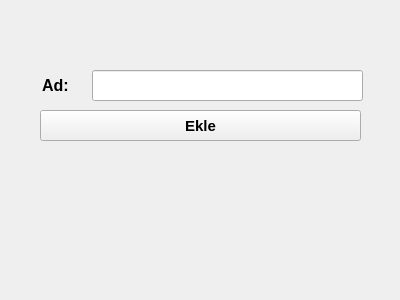
<?xml version="1.0" encoding="UTF-8"?>
<ui version="4.0">
 <class>settings</class>
 <widget class="QWidget" name="settings">
  <property name="geometry">
   <rect>
    <x>0</x>
    <y>0</y>
    <width>400</width>
    <height>300</height>
   </rect>
  </property>
  <property name="font">
   <font>
    <pointsize>12</pointsize>
    <weight>75</weight>
    <bold>true</bold>
   </font>
  </property>
  <property name="windowTitle">
   <string>Yeni Kişi Ekle</string>
  </property>
  <widget class="QLineEdit" name="lineEdit_name">
   <property name="geometry">
    <rect>
     <x>92</x>
     <y>70</y>
     <width>271</width>
     <height>31</height>
    </rect>
   </property>
  </widget>
  <widget class="QLabel" name="label">
   <property name="geometry">
    <rect>
     <x>30</x>
     <y>70</y>
     <width>51</width>
     <height>31</height>
    </rect>
   </property>
   <property name="font">
    <font>
     <pointsize>12</pointsize>
    </font>
   </property>
   <property name="text">
    <string>Ad:</string>
   </property>
   <property name="alignment">
    <set>Qt::AlignCenter</set>
   </property>
  </widget>
  <widget class="QPushButton" name="pushButton_add">
   <property name="geometry">
    <rect>
     <x>40</x>
     <y>110</y>
     <width>321</width>
     <height>31</height>
    </rect>
   </property>
   <property name="font">
    <font>
     <pointsize>11</pointsize>
    </font>
   </property>
   <property name="text">
    <string>Ekle</string>
   </property>
  </widget>
 </widget>
 <resources/>
 <connections/>
</ui>
